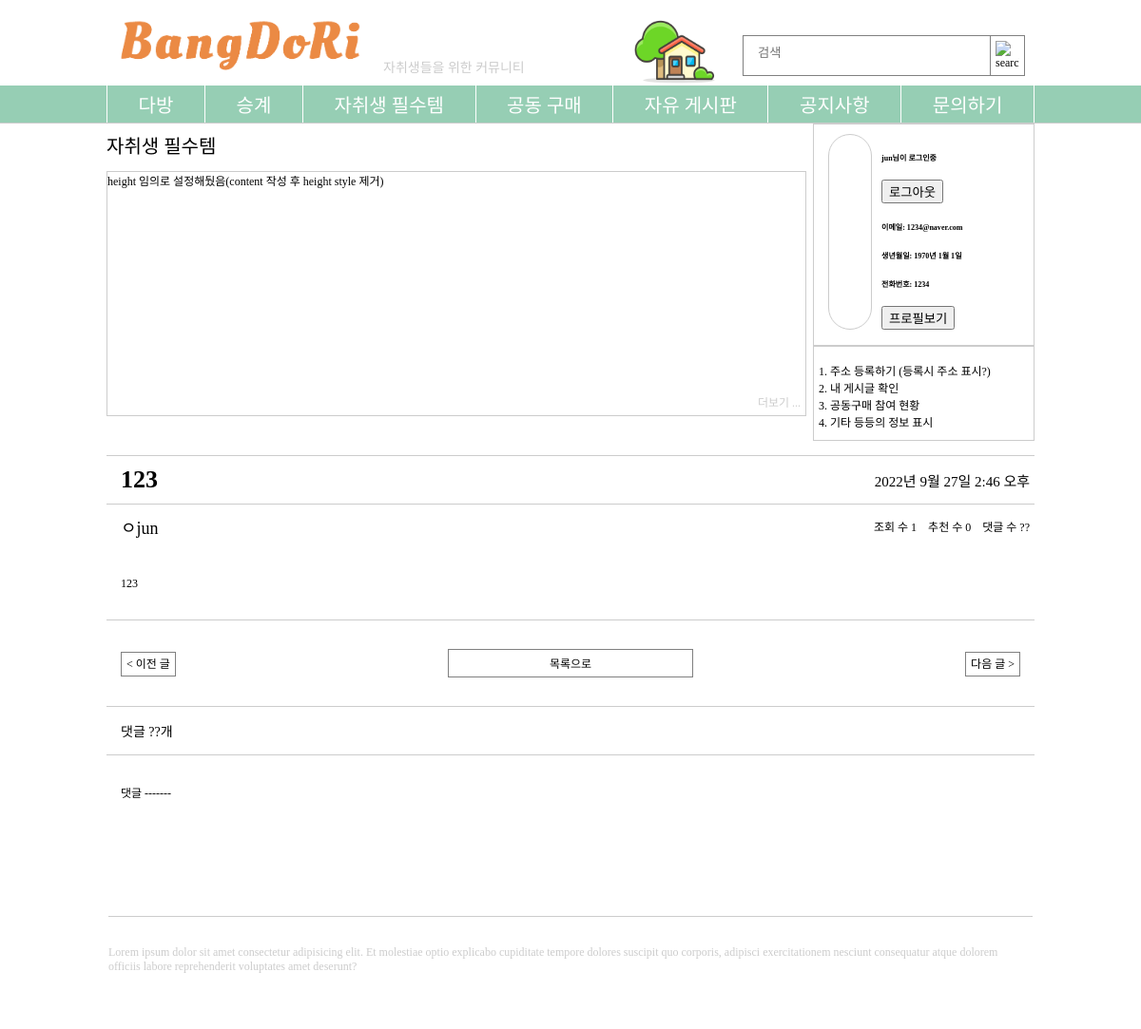
Page /board/dabang/2 (signed in) on the committed database.
### bangdori/models.py (models this page shows, shortened)
class CustomerUser(AbstractUser):
    ''' # 부모 클래스에서 제공하는 부분은 비활성화
    # userid = models.CharField(
    #     max_length=50, db_column='userid', verbose_name='userid', primary_key=True)
    # passwd = models.CharField(
    #     max_length=50, db_column='passwd', verbose_name='passwd') '''
    email = models.CharField(
        max_length=30, db_column='email', verbose_name='email', blank=True)
    birthday = models.DateField(
        default=datetime.MINYEAR, db_column='birth', verbose_name='birth')
    phone = models.CharField(
        max_length=30, db_column='phone', verbose_name='phone')
    def __str__(self):
        return self.username

class Article(models.Model):
    id = models.AutoField(primary_key=True)
    title = models.CharField(max_length=50, verbose_name='제목')
    writer = models.ForeignKey(
        'CustomerUser', on_delete=models.CASCADE, verbose_name='글쓴이')
    content = models.TextField(verbose_name='내용')
    date = models.DateTimeField(auto_now_add=True, verbose_name='작성일')
    views = models.PositiveIntegerField(default=0, verbose_name='조회')
    upvote = models.PositiveIntegerField(default=0, verbose_name='추천')
    class Meta:
        abstract = True

class DabangArticle(Article):
    class Meta:
        db_table = 'article_dabang'
        verbose_name = '다방'
        verbose_name_plural = '다방'

### bangdori/views.py (the view)
# urls.py: path('board/<str:name>/<int:pk>', views.article, name='article'),
def article(request, name, pk):
    context = {}
    article = getModelByName(name)
    article = article.objects.all().get(id=pk)
    article.views = article.views + 1
    article.save()
    context['article'] = article
    context['url'] = name
    return render(request, 'article.html', context)

### bangdori/utils.py (called while the page is built)
def getModelByName(name):
    articles = None
    if name == 'board':
        articles = BoardArticle
    elif name == 'dabang':
        articles = DabangArticle
    elif name == 'succession':
        articles = SuccessionArticle
    elif name == 'essentials':
        articles = EssentialsArticle
    elif name == 'notice':
        articles = NoticeArticle
    elif name == 'contact':
        articles = ContactArticle
    elif name == 'group':
        articles = GroupArticle
    return articles

### bangdori/templates/article.html
{% extends 'extends/main.html' %}
{% block content %}
    <div class="row mt-5">
        <div class="col-12">
            <div class="board-article">
                <div class="article-top">
                    <div class="article-title">
                        <span>{{ article.title }}</span>
                    </div>
                    <div class="article-date">
                        <span>{{ article.date }}</span>
                    </div>
                </div>
                <div class="article-info">
                    <div class="article-writer">
                        ㅇ{{ article.writer }}
                    </div>
                    <div class="article-user">
                        <div class="article-views">
                            조회 수 {{ article.views }}
                        </div>
                        <div class="article-upvote">
                            추천 수 {{ article.upvote }}
                        </div>
                        <div class="article-comment">
                            댓글 수 ??
                        </div>
                    </div>
                </div>
                <div class="article-content-box">
                    <div class="article-content">
                        {{ article.content }}
                    </div>
                </div>
            </div>
            <div class="board-article-lnb">
                <div class="board-article-before">
                    <a class="move-article" href="">< 이전 글</a>
                </div>
                <div class="board-article-home">
                    <a class="move-article-list" href={% url 'board' name=url %}>목록으로</a>
                </div>
                <div class="board-article-after">
                    <a class="move-article" href="">다음 글 ></a>
                </div>
            </div>
            <div class="board-article-comment">
                <div class="comment-count">
                    댓글 ??개
                </div>
                <div class="comment-box">
                    댓글 -------
                </div>
            </div>
        </div>
    </div>
    <br>
{% endblock %}

### bangdori/templates/extends/main.html (shortened to what this page needs)
{% extends 'base_index.html' %}
{% load static %}
{% block main %}
    <div class="main dabang_board">
        <div class="container">
            <div class="section">
                <div class="article">
                    <div class="preview-essentials">
                        <div class="preview-title">자취생 필수템</div>
                        <div class="preview-article essentials-board-size">
                            height 임의로 설정해뒀음(content 작성 후 height style 제거)
                            <div class="preview-more">
                                <a class="more" href={% url 'board' name='essentials' %}>더보기 ...</a>
                            </div>
                        </div>
                    </div>
                    {% if request.user.is_authenticated %}
                        <div id="after-login" class="article-box">
                            <div class="login-box after-login">
                                <div class="login-after-user-info">
                                    <div class="login-user-img">
                                    </div>
                                    <div class="login-user-info">
                                        <h6>{{ request.user.username }}님이 로그인중</h6>
                                        <a href={% url 'logout' %}>
                                            <button class="login_btn">로그아웃</button>
                                        <h6>이메일: {{ request.user.email }}</h6>
                                        <h6>생년월일: {{ request.user.birthday }}</h6>
                                        <h6>전화번호: {{ request.user.phone }}</h6>
                                        <a href="{% url 'detail' pk=request.user.pk %}">
                                            <button class = "login_btn">프로필보기</button>
                                        </a>
                                    </div>
                                </div>
                                <hr style="border: 1px solid #ccc;">
                                <div class="login-after-user-bar">
                                    1. 주소 등록하기 (등록시 주소 표시?)
                                    <br>
                                    2. 내 게시글 확인
                                    <br>
                                    3. 공동구매 참여 현황
                                    <br>
                                    4. 기타 등등의 정보 표시
                                </div>
                            </div>
                        </div>
                    {% endif %}
                </div>
                {% block content %}
                {% endblock %}
            </div>
        </div>
    </div>
{% endblock %}

### static/css/wrapStyle.css (style rules this page uses)
html { margin: 0; padding: 0; box-sizing: border-box; font-size: 12px; scroll-behavior: smooth; }
body { margin: 0; padding: 0; background-color: white; }
.main { position: relative; left: 0; width: 976px; margin: 0 auto; }
a { text-decoration: none; color: black; }

### static/css/sectionStyle.css (style rules this page uses)
.container { width: 100%; height: 100%; }
.section { display: flex; flex-direction: column; gap: 15px; margin-bottom: 76px; }
.article { display: flex; justify-content: space-between; }
.preview-essentials { display: inline-block; width: 736px; }
.essentials-board-size { height: 256px !important; }
.article-box { display: flex; flex-direction: column; justify-content: flex-end; }
.login-box { display: inline-block; margin-bottom: 10px; border: 1px solid #ccc; }
.after-login { margin: 0; }
.login-after-user-info { display: flex; flex-direction: row; padding: 10px 15px; gap: 10px; }
.login-user-img { border: 1px solid #ccc; padding: 10px; border-radius: 36px; width: 24px; }
.login-user-info { width: 145px; }
.login-after-user-bar { padding: 10px 5px; }
.preview-title { text-align: left; font-size: 20px; padding: 8px 0; margin-bottom: 5px; }
.preview-article { position: relative; border: 1px solid #ccc; height: 128px; }
.preview-more { position: absolute; right: 5px; bottom: 5px; }
.more { color: #ccc !important; }

### static/css/boardSectionStyle.css (style rules this page uses)
.article-info { display: flex; flex-direction: row; align-items: center; padding: 10px 0; }

### static/css/articleStyle.css (style rules this page uses)
.board-article { width: 100%; height: 100%; }
.article-top { display: flex; flex-direction: row; justify-content: space-between; align-items: center; padding: 10px 0; border-top: 1px solid #ccc; border-bottom: 1px solid #ccc; }
.article-title { padding-inline-start: 15px; font-size: 26px; font-weight: bold; }
.article-date { padding-inline-end: 5px; font-size: 15px; }
.article-info { padding: 3 0; display: flex; flex-direction: row; justify-content: space-between; align-items: center; }
.article-writer { padding-inline-start: 15px; font-size: 18px; }
.article-user { display: flex; flex-direction: row; gap: 12px; padding-inline-end: 5px; }
.article-content-box { width: 100%; height: 100%; border-bottom: 1px solid #ccc; }
.article-content { margin: 30px 0; padding-inline: 15px; }
.board-article-lnb { margin: 30px 0; display: flex; flex-direction: row; justify-content: space-between; align-items: center; }
.board-article-before { padding-inline-start: 15px; }
.board-article-after { padding-inline-end: 15px; }
.move-article { padding: 5px; border: 1px solid gray; text-align: center; }
.board-article-home { display: flex; justify-content: center; align-items: center; text-align: center; width: 256px; border: 1px solid gray; cursor: pointer; }
.move-article-list { padding: 5px; }
.board-article-comment { border-top: 1px solid #ccc; padding: 15px 0; }
.comment-count { padding-inline-start: 15px; font-size: 14px; padding-bottom: 15px; border-bottom: 1px solid #ccc; }
.comment-box { padding-inline-start: 15px; padding-top: 30px; }

### rows in the picture
CustomerUser: user.username "jun", user.email "1234@naver.com", user.birthday "1970년 1월 1일", user.phone "1234"
DabangArticle: title "123", date "2022년 9월 27일 2:46 오후", writer "jun", views "1", upvote "0", content "123"
